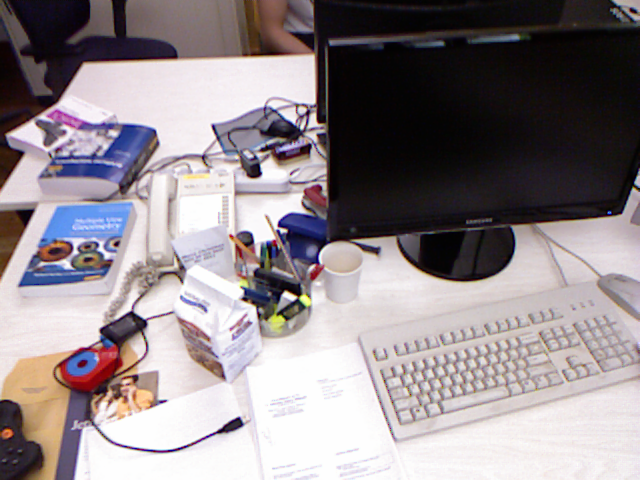
#> input picture pics/test.png, 640 x 480 px
$ python SIFT1Test.py
#> lines starting #> are read from the running program, lines starting #| are printed output that depends on the picture
import numpy as np
import cv2
from matplotlib import pyplot as plt

imgname1 = 'pics/test.png'
imgname2 = 'pics/test4.png'

sift = cv2.xfeatures2d.SIFT_create()

# FLANN 参数设计
FLANN_INDEX_KDTREE = 0
index_params = dict(algorithm = FLANN_INDEX_KDTREE, trees = 5)
search_params = dict(checks=50)
flann = cv2.FlannBasedMatcher(index_params,search_params)

img1 = cv2.imread(imgname1)
#> img1 is the input picture: shape (480, 640, 3); mean B, G, R 140.4, 136.6, 145.3
gray1 = cv2.cvtColor(img1, cv2.COLOR_BGR2GRAY) #灰度处理图像
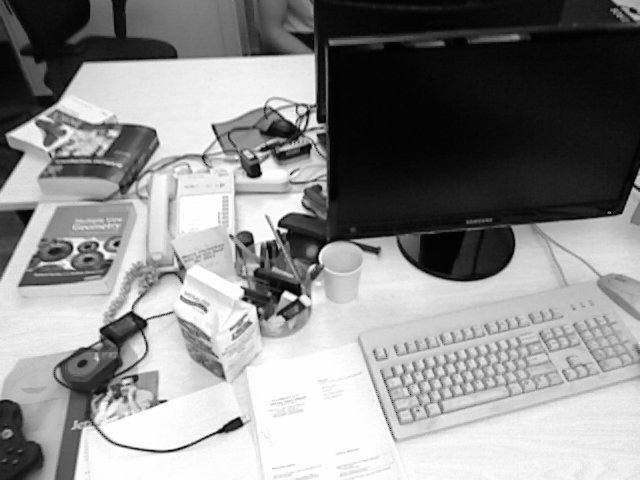
#> gray1: shape (480, 640); min 1, max 254, mean 139.6
kp1, des1 = sift.detectAndCompute(img1,None)#des是描述子
#> kp1 = 1821 keypoints; strongest (x, y, size): (288, 296, 7.4), (235, 424, 9.7), (283, 231, 3.9), (254, 171, 10.4)

img2 = cv2.imread(imgname2)
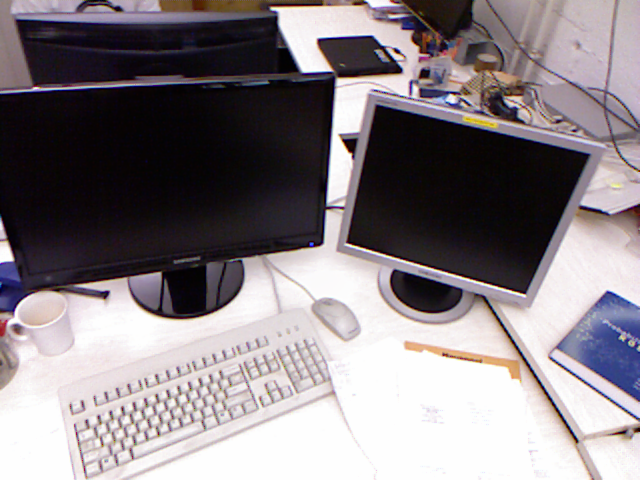
#> input picture pics/test4.png, 640 x 480 px
#> img2 is the input picture: shape (480, 640, 3); mean B, G, R 132, 127.6, 135.2
gray2 = cv2.cvtColor(img2, cv2.COLOR_BGR2GRAY)
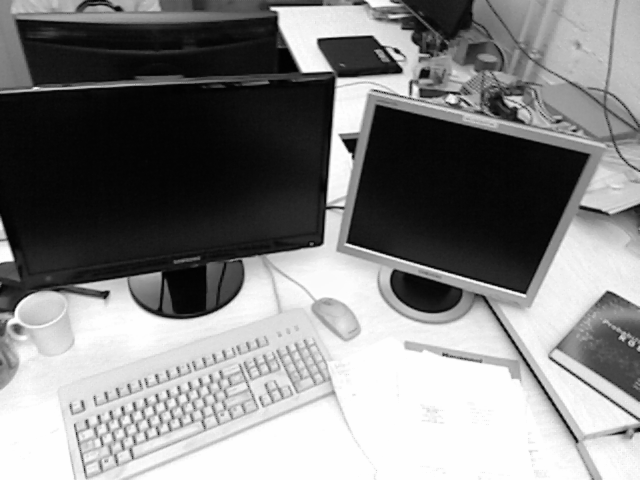
#> gray2: shape (480, 640); min 1, max 254, mean 130.4
kp2, des2 = sift.detectAndCompute(img2,None)
#> kp2 = 1469 keypoints; strongest (x, y, size): (350, 143, 9.6), (351, 106, 29.4), (342, 172, 24.1), (310, 61, 18.9)

hmerge = np.hstack((gray1, gray2)) #水平拼接
cv2.imshow("gray", hmerge) #拼接显示为gray
cv2.waitKey(0)

img3 = cv2.drawKeypoints(img1,kp1,img1,color=(255,0,255))
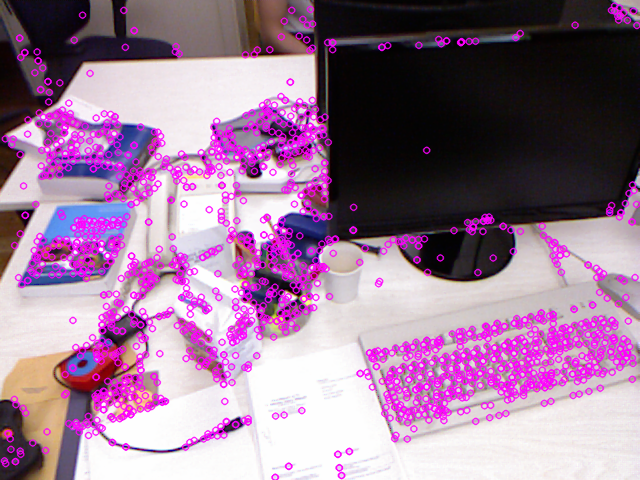
#> img3: shape (480, 640, 3); mean B, G, R 150.6, 121.5, 155
img4 = cv2.drawKeypoints(img2,kp2,img2,color=(255,0,255))
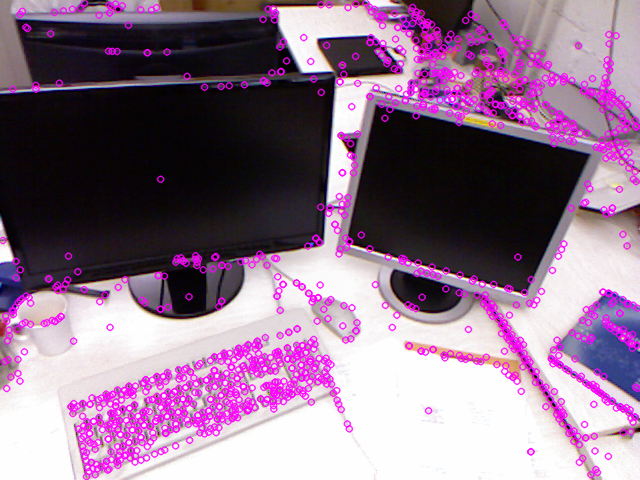
#> img4: shape (480, 640, 3); mean B, G, R 139.9, 115.2, 142.6

hmerge = np.hstack((img3, img4)) #水平拼接
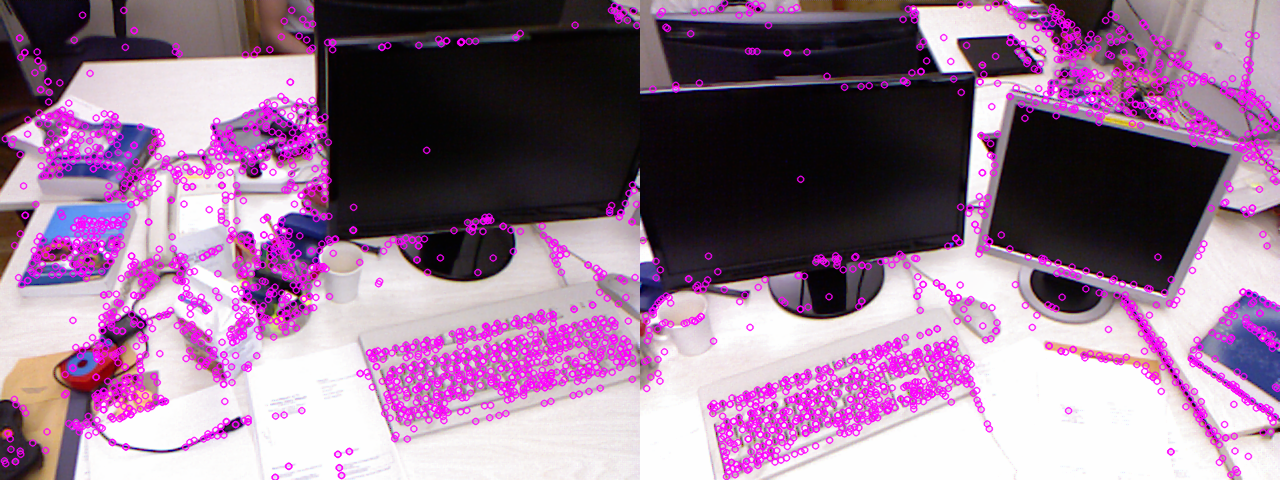
#> hmerge: shape (480, 1280, 3); mean B, G, R 145.2, 118.3, 148.8
cv2.imshow("point", hmerge) #拼接显示为gray
cv2.waitKey(0)
matches = flann.knnMatch(des1,des2,k=2)
#> matches = 1821 matches
matchesMask = [[0,0] for i in range(len(matches))]
#> matchesMask = 1821 pairs, first value 0 to 0, second value 0 to 0

good = []
for m,n in matches:
    if m.distance < 0.7*n.distance:
        good.append([m])
#> after the loop, good = 23 matches

# img5 = cv2.drawMatchesKnn(img1,kp1,img2,kp2,matches,None,flags=2)
img5 = cv2.drawMatchesKnn(img1,kp1,img2,kp2,good,None,flags=2)
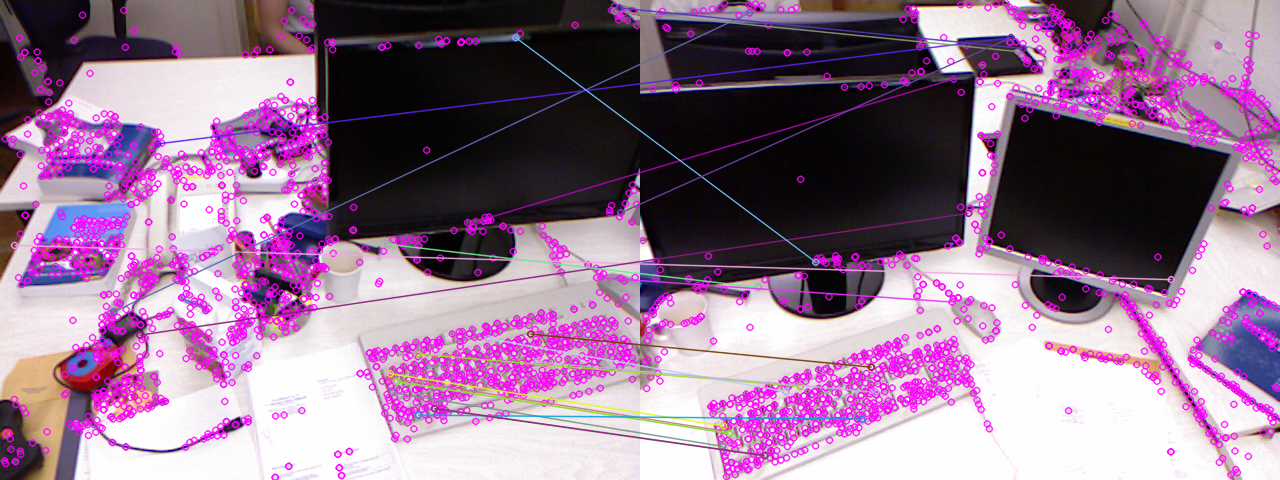
#> img5: shape (480, 1280, 3); mean B, G, R 145.6, 118.7, 148.6
cv2.imshow("FLANN", img5)
cv2.waitKey(0)
cv2.destroyAllWindows()
